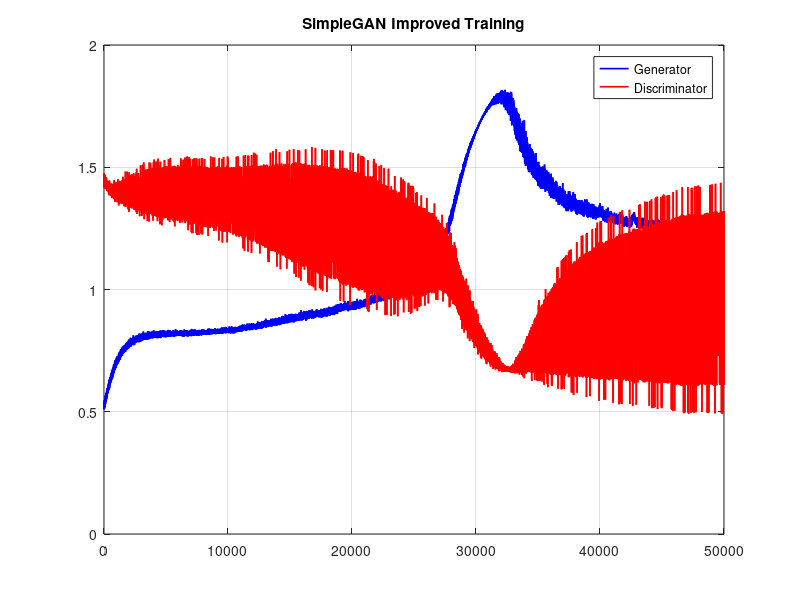

MATLAB code to generate this figure:
%% =========================================================
%  3x3 SimpleGAN - IMPROVED TRAINING (FORMAT PRESERVED)
%  [Better Generator Deception]
% =========================================================
clear; clc; close all;
rng(42);

% --- 1. Konfigurasi ---
latent_dim  = 2;
hidden_dim  = 3;
num_epochs  = 50000;

lr_G = 0.0015;      % Generator lebih agresif
lr_D = 0.0008;      % Discriminator dilemahkan sedikit

batch_size = 8;     % Mini-batch
log_interval = 1;

real_label = 0.9;   % Label smoothing
fake_label = 0.0;

sigma_noise = 0.05; % Instance noise awal

% --- 2. Dataset (0=Hitam, 1=Putih) ---
circle  = [1 0 1, 0 1 0, 1 0 1]';
cross   = [0 1 0, 1 0 1, 0 1 0]';
data    = [circle, cross];
N = size(data,2);

% --- 3. Inisialisasi Bobot (SAMA FORMAT) ---
scale = 0.5;
Wg1 = scale * randn(hidden_dim, latent_dim); bg1 = zeros(hidden_dim,1);
Wg2 = scale * randn(9, hidden_dim);          bg2 = zeros(9,1);

Wd1 = scale * randn(hidden_dim, 9);          bd1 = zeros(hidden_dim,1);
Wd2 = scale * randn(1, hidden_dim);          bd2 = 0;

% Aktivasi
sigmoid    = @(x) 1 ./ (1 + exp(-x));
tanh_f     = @(x) tanh(x);
d_sigmoid  = @(y) y .* (1 - y);
d_tanh     = @(y) 1 - y.^2;

loss_G_log = [];
loss_D_log = [];

fprintf('Training SimpleGAN (Improved)...\n');

%% =========================================================
%  4. TRAINING LOOP
%% =========================================================
for epoch = 1:num_epochs

    %% -------- Train Discriminator --------
    idx = randi(N,[1 batch_size]);
    x_real = data(:,idx);

    % Instance noise (anneal)
    noise_scale = sigma_noise * max(0,1 - epoch/(0.7*num_epochs));
    x_real = x_real + noise_scale * randn(size(x_real));

    % Generator forward
    z = randn(latent_dim,batch_size);
    h_g = tanh_f(Wg1*z + bg1);
    x_fake = sigmoid(Wg2*h_g + bg2);
    x_fake = x_fake + noise_scale * randn(size(x_fake));

    % Discriminator forward
    h_d_real = tanh_f(Wd1*x_real + bd1);
    a_real   = Wd2*h_d_real + bd2;
    y_real   = sigmoid(a_real);

    h_d_fake = tanh_f(Wd1*x_fake + bd1);
    a_fake   = Wd2*h_d_fake + bd2;
    y_fake   = sigmoid(a_fake);

    % ---- BCE gradient (STABLE FORM) ----
    dA_real = (y_real - real_label);
    dA_fake = (y_fake - fake_label);

    % Grad Wd2
    dWd2 = (dA_real*h_d_real' + dA_fake*h_d_fake') / batch_size;
    dbd2 = mean(dA_real + dA_fake);

    % Grad Wd1
    t_real = (Wd2'*dA_real) .* d_tanh(h_d_real);
    t_fake = (Wd2'*dA_fake) .* d_tanh(h_d_fake);

    dWd1 = (t_real*x_real' + t_fake*x_fake') / batch_size;
    dbd1 = mean(t_real + t_fake,2);

    % Update D
    Wd1 = Wd1 - lr_D*dWd1;
    bd1 = bd1 - lr_D*dbd1;
    Wd2 = Wd2 - lr_D*dWd2;
    bd2 = bd2 - lr_D*dbd2;

    %% -------- Train Generator --------
    z = randn(latent_dim,batch_size);
    h_g = tanh_f(Wg1*z + bg1);
    x_fake = sigmoid(Wg2*h_g + bg2);

    h_d_fake = tanh_f(Wd1*x_fake + bd1);
    a_fake = Wd2*h_d_fake + bd2;
    y_fake = sigmoid(a_fake);

    % Generator wants D to output REAL
    dA_g = (y_fake - real_label);

    back_d = (Wd2'*dA_g) .* d_tanh(h_d_fake);
    dx = (Wd1'*back_d) .* d_sigmoid(x_fake);

    dWg2 = (dx*h_g') / batch_size;
    dbg2 = mean(dx,2);

    t_g = (Wg2'*dx) .* d_tanh(h_g);
    dWg1 = (t_g*z') / batch_size;
    dbg1 = mean(t_g,2);

    % Update G
    Wg1 = Wg1 - lr_G*dWg1;
    bg1 = bg1 - lr_G*dbg1;
    Wg2 = Wg2 - lr_G*dWg2;
    bg2 = bg2 - lr_G*dbg2;

    %% -------- Logging --------
    loss_D = -mean(log(y_real+1e-8) + log(1-y_fake+1e-8));
    loss_G = -mean(log(y_fake+1e-8));

    loss_G_log = [loss_G_log loss_G];
    loss_D_log = [loss_D_log loss_D];

end

%% =========================================================
%  5. EXPORT WEIGHTS (FORMAT SAMA)
%% =========================================================
fprintf('Exporting weights...\n');

T=Wg1'; dlmwrite('raw_Wg1.txt',T(:),' ');
dlmwrite('raw_bg1.txt',bg1(:),' ');
T=Wg2'; dlmwrite('raw_Wg2.txt',T(:),' ');
dlmwrite('raw_bg2.txt',bg2(:),' ');

T=Wd1'; dlmwrite('raw_Wd1.txt',T(:),' ');
dlmwrite('raw_bd1.txt',bd1(:),' ');
T=Wd2'; dlmwrite('raw_Wd2.txt',T(:),' ');
dlmwrite('raw_bd2.txt',bd2(:),' ');

z_test = randn(2,5);
dlmwrite('raw_input_z.txt',z_test(:),' ');

fprintf('SUCCESS\n');

%% =========================================================
%  6. LOSS PLOT
%% =========================================================
figure;
plot(loss_G_log,'b','LineWidth',1.2); hold on;
plot(loss_D_log,'r','LineWidth',1.2);
legend('Generator','Discriminator');
title('SimpleGAN Improved Training');
grid on;
